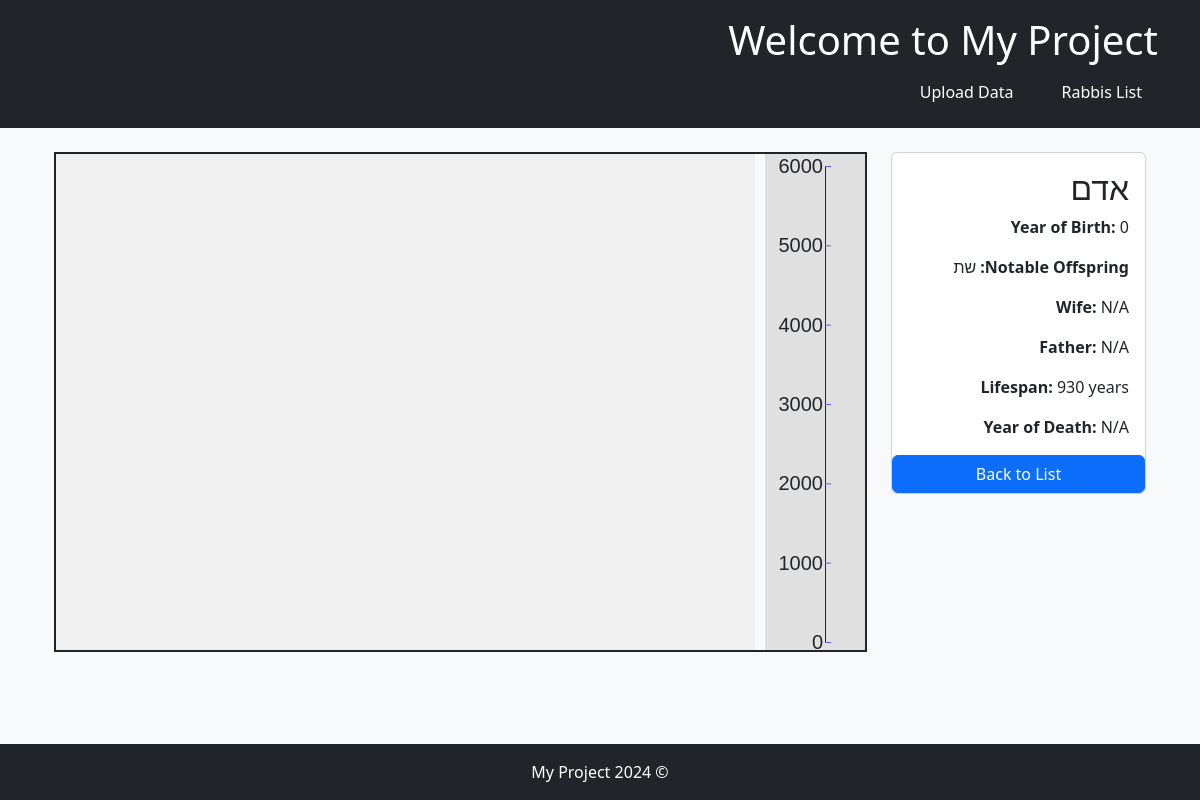
The page /rabbis/857/ on the database as committed earlier.
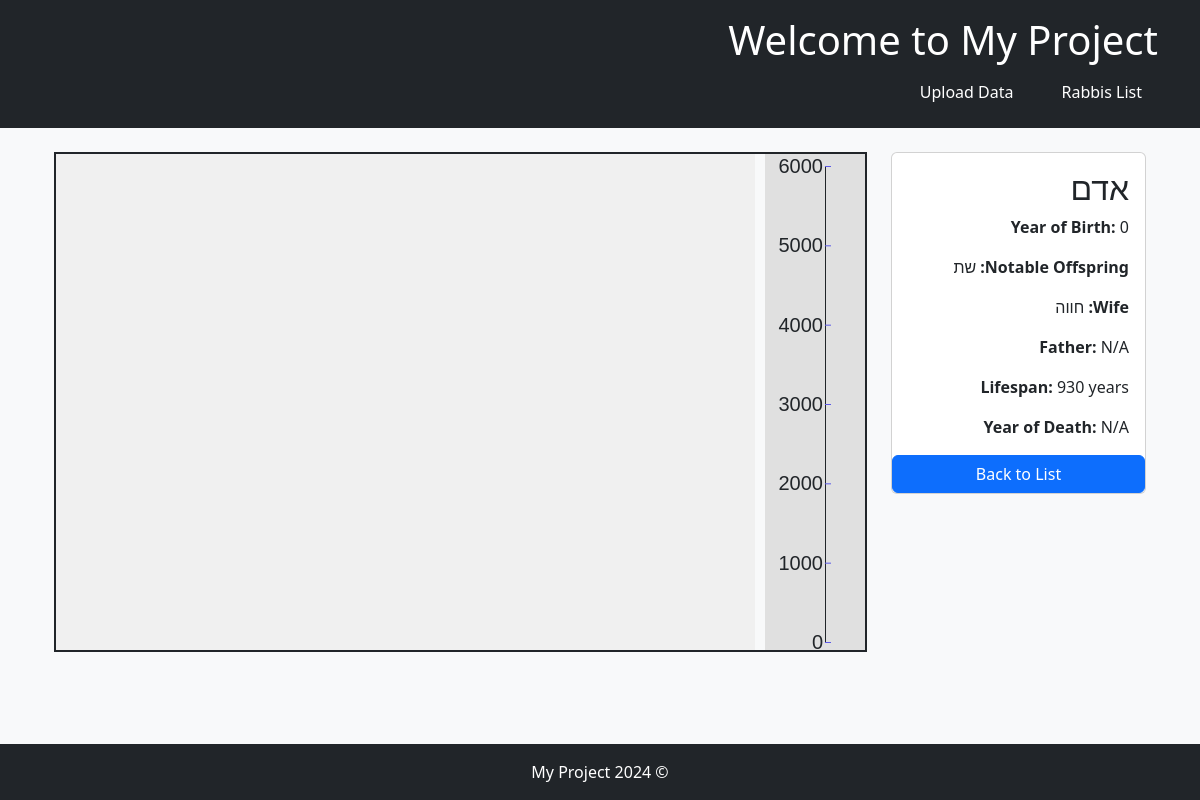
The same page on the database as committed later.
### rabbis/models.py (models this page shows, shortened)
class Person(models.Model):
    unique_id = models.UUIDField(default=uuid.uuid4, editable=False, unique=True)
    name = models.CharField(max_length=255)
    birth_year = models.IntegerField(blank=True, null=True)
    lifespan = models.IntegerField(blank=True, null=True)
    wife = models.ManyToManyField('self', blank=True, related_name='husbands', symmetrical=False)
    notable_offspring = models.ManyToManyField('self', blank=True, related_name='parents', symmetrical=False)
    father = models.ForeignKey('self', on_delete=models.SET_NULL, null=True, blank=True, related_name='children')
    @property
    def death_year(self):
        return self.birth_year + self.lifespan if self.birth_year and self.lifespan else None

### rabbis/views.py (the view)
# urls.py: path('<int:rabbi_id>/', views.rabbi_detail, name='rabbi_detail'),
def rabbi_detail(request, rabbi_id):
    rabbi = Person.objects.get(id=rabbi_id)
    return render(request, 'rabbis/rabbi_detail.html', {'rabbi': rabbi})

### rabbis/templates/rabbis/rabbi_detail.html (shortened to what this page needs)
{% extends 'rabbis/base.html' %}
{% load static %}
{% block content %}
<div class="container">
  <div class="row">
    <div class="col-md-3">
      <div class="card mb-4">
        <div class="card-body">
          <h2 class="card-title">{{ rabbi.name }}</h2>
          <p class="card-text"><strong>Year of Birth:</strong> {{ rabbi.birth_year }}</p>
          <p class="card-text"><strong>Notable Offspring:</strong>
            {% if rabbi.notable_offspring.all %}
              {% for offspring in rabbi.notable_offspring.all %}
                {{ offspring.name }}{% if not forloop.last %}, {% endif %}
              {% endfor %}
            {% else %}
              N/A
            {% endif %}
          </p>
          <p class="card-text"><strong>Wife:</strong>
            {% if rabbi.wife.all %}
              {% for wife in rabbi.wife.all %}
                {{ wife.name }}{% if not forloop.last %}, {% endif %}
              {% endfor %}
            {% else %}
              N/A
            {% endif %}
          </p>
          <p class="card-text"><strong>Father:</strong>
            {% if rabbi.father %}
              {{ rabbi.father.name }}
            {% else %}
              N/A
            {% endif %}
          </p>
          <p class="card-text"><strong>Lifespan:</strong> {{ rabbi.lifespan }} years</p>
          <p class="card-text"><strong>Year of Death:</strong>
            {% if rabbi.death_year %}
              {{ rabbi.death_year }}
            {% else %}
              N/A
            {% endif %}
          </p>
        </div>
        <a href="{% url 'rabbi_list' %}" class="btn btn-primary">Back to List</a>
      </div>
    </div>
    <div class="col-md-9">
      <div class="graph-container">
        <div id="timeline"></div>
        <div id="graph"></div>
      </div>
    </div>
  </div>
</div>
{% endblock %}

Rows that differ between the two databases and show on the page:
added Person: name "חווה"
Other text that changed with them:
text no longer shown: "N/A"
